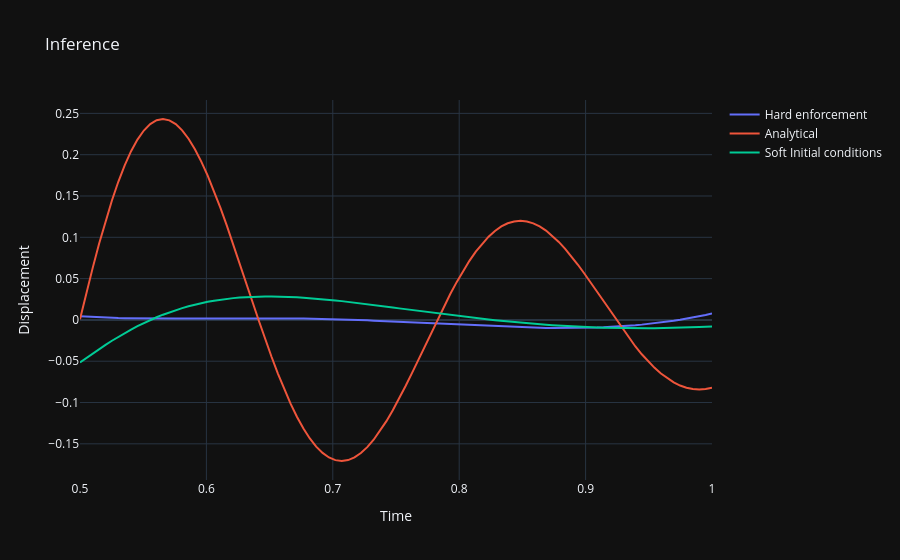

Source (notebook cell):
### Code cell
t_eval_hard = torch.linspace(0.5, 1, 100, dtype=torch.float64).reshape(-1,1)
with torch.no_grad():
    with torch.no_grad():
        hard_predictions = x_0(t_eval_hard).flatten()
        soft_pred = model_copy2(t_eval_hard).flatten()
        analytical_predictions = x(t_eval_hard).flatten()
    fig = go.Figure()
    fig.add_scatter(x=t_eval_hard.flatten(), y=hard_predictions, mode="lines", name="Hard enforcement")
    fig.add_scatter(x=t_eval_hard.flatten(), y=analytical_predictions, mode="lines", name="Analytical")
    fig.add_scatter(x=t_eval_hard.flatten(), y=soft_pred, mode='lines', name='Soft Initial conditions')
    fig.update_layout(
        title="Inference",
        xaxis_title="Time",
        yaxis_title="Displacement",
        template="plotly_dark"
    )
fig.show()
